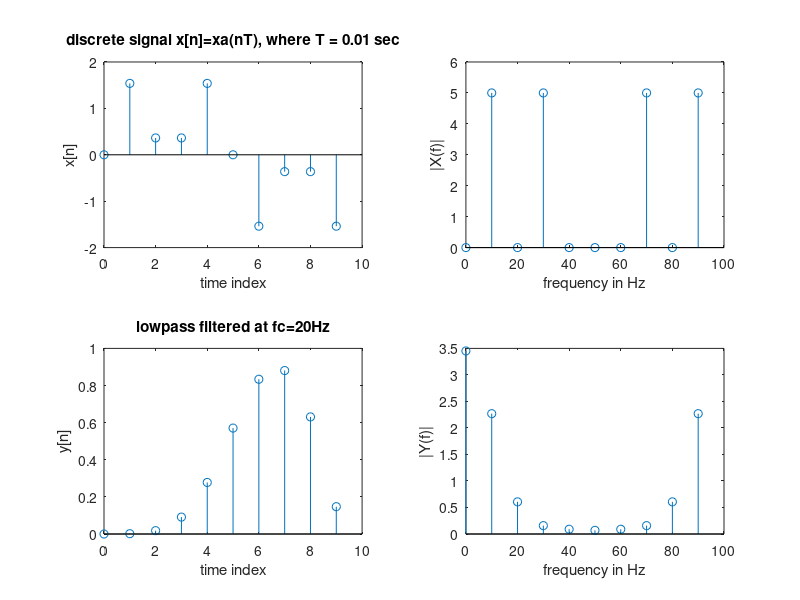

Reproduce this figure in MATLAB.
% Butterworth lowpass filter
[b,a] = butter(9,0.4,'low');         % cut-off freq. = 0.4 pi = 20 Hz
freqz(b,a,200,100);
pause;

% signal x
f1=10;          % 10 Hz sine wave
f2=30;          % 30 Hz sine wave
T=0.01;        % sampling freq. = 100 Hz
N=10;
n=0:1:N-1;
x=sin(2*pi*f1*n*T)+sin(2*pi*f2*n*T);
subplot(2,2,1); stem(n,x);
xlabel('time index'); ylabel('x[n]');
title('discrete signal x[n]=xa(nT), where T = 0.01 sec');

% DFT of x
f=n/T/N;
subplot(2,2,2); stem(f,abs(fft(x)));
xlabel('frequency in Hz'); ylabel('|X(f)|');

% lowpass filtering
y=filter(b,a,x);
subplot(2,2,3); stem(n,y);
xlabel('time index'); ylabel('y[n]');
title('lowpass filtered at fc=20Hz');

% DFT of y
f=n/T/N;
subplot(2,2,4); stem(f,abs(fft(y)));
xlabel('frequency in Hz'); ylabel('|Y(f)|');
